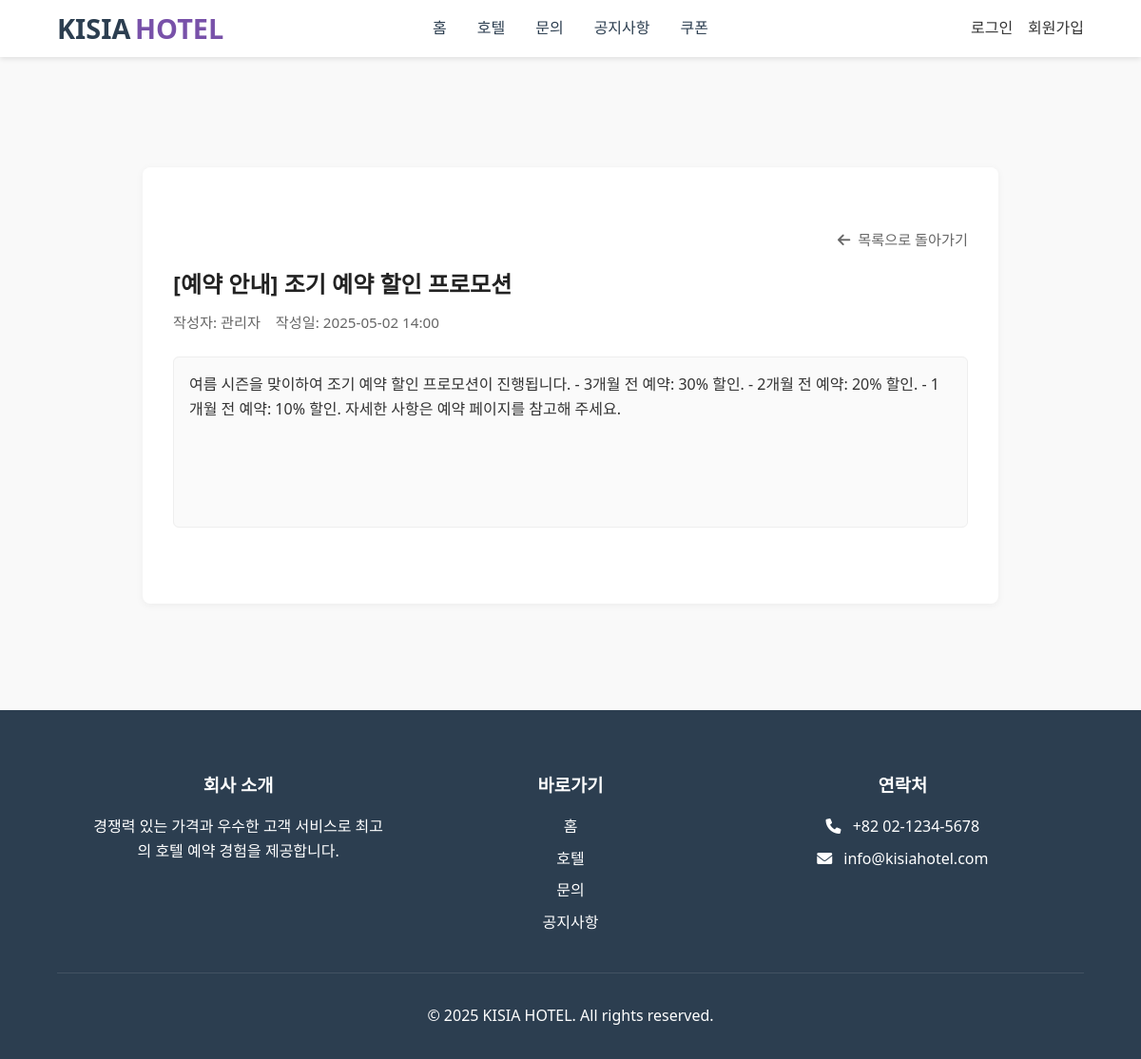
Screenshot of /notice/notice-detail.php?notice_id=2 with the database file from the repository.
### tables this page shows
CREATE TABLE notices (
    notice_id INT PRIMARY KEY AUTO_INCREMENT,
    user_id INT NOT NULL,
    title VARCHAR(255) NOT NULL,
    content TEXT NOT NULL,
    created_at DATETIME DEFAULT CURRENT_TIMESTAMP,
    is_released BOOLEAN DEFAULT TRUE,
    FOREIGN KEY (user_id) REFERENCES users(user_id)
);

CREATE TABLE users (
    user_id INT PRIMARY KEY AUTO_INCREMENT,
    username VARCHAR(50) NOT NULL,
    real_id VARCHAR(50) NOT NULL,
    password VARCHAR(255) NOT NULL,
    email VARCHAR(100) NOT NULL UNIQUE,
    phone VARCHAR(20),
    created_at DATETIME DEFAULT CURRENT_TIMESTAMP,
    is_admin BOOLEAN DEFAULT FALSE,
    terms BOOLEAN DEFAULT FALSE,
    marketing BOOLEAN DEFAULT FALSE,
    profile_image VARCHAR(255) DEFAULT '/image/default_profile.jpg',
    point INT,
    vip BOOLEAN DEFAULT FALSE
);

### src/includes/notice_detail_info.php (called while the page is built, shortened)
<?php
include_once __DIR__ . '/../includes/db_connection.php';
$notice_id = $_GET['notice_id'];
$query = "SELECT n.*, u.username
          FROM notices n
          JOIN users u ON n.user_id = u.user_id
          WHERE n.notice_id = ?";
$stmt = $conn->prepare($query);
$stmt->bind_param('i', $notice_id);
$stmt->execute();
$result = $stmt->get_result();
$notice = $result->fetch_assoc();
?>

### src/notice/notice-detail.php (the view)
<?php
include_once __DIR__ . '/../includes/header.php';
include_once __DIR__ . '/../includes/notice_detail_info.php';
?>
<link rel="stylesheet" href="../style/inquiry-detail.css">
<main class="board-container">
    <div class="inquiry-detail">
    <?php if ($_SESSION['is_admin'] ?? false): ?>
        <div class="inquiry-section-header">
            <a href="../admin/admin.php?tab=notices" class="inquiry-back-btn"><i class="fas fa-arrow-left"></i> 관리자 메뉴로 돌아가기</a>
        </div>
        <?php else: ?>
        <div class="inquiry-section-header">
            <a href="notice.php" class="inquiry-back-btn"><i class="fas fa-arrow-left"></i> 목록으로 돌아가기</a>
        </div>
        <?php endif; ?>
            <div class="inquiry-header">
                <h2 class="inquiry-title"><?= $notice['title'] ?></h2>
            <div class="inquiry-meta">
                <span class="writer">작성자: <?= $notice['username'] ?></span>
                <span class="date">작성일: <?= date('Y-m-d H:i', strtotime($notice['created_at'])) ?></span>
            </div>
        </div>
        <div class="inquiry-content">
            <p><?= nl2br($notice['content']) ?></p>
        </div>
    </div>
</main>
<?php include_once __DIR__ . '/../includes/footer.php'; ?>

### src/style/styles.css (style rules this page uses)
* { margin: 0; padding: 0; box-sizing: border-box; font-family: 'Segoe UI', Tahoma, Geneva, Verdana, sans-serif; }
body { line-height: 1.6; color: #333; }
a { text-decoration: none; color: inherit; }

### src/style/review.css (style rules this page uses)
.board-container { max-width: 1200px; margin: 0 auto; padding: 6rem 2rem 2rem; }

### src/style/inquiry-detail.css (style rules this page uses)
body { font-family: 'Noto Sans KR', sans-serif; background-color: #f9f9f9; color: #333; margin: 0; padding: 0; }
main.board-container { max-width: 900px; margin: 80px auto 40px; padding: 2rem; background-color: #fff; border-radius: 8px; box-shadow: 0 2px 8px rgba(0,0,0,0.05); margin-top: 11rem; margin-bottom: 7rem; }
.inquiry-detail { margin-top: 2rem; }
.inquiry-header { margin-bottom: 1rem; }
.inquiry-title { font-size: 1.5rem; color: #222; margin-bottom: 0.5rem; margin-top: 1rem; }
.inquiry-meta { font-size: 0.95rem; color: #666; display: flex; gap: 1rem; }
.inquiry-content { margin-top: 1.5rem; font-size: 1rem; line-height: 1.6; padding: 1rem; background-color: #fafafa; border-radius: 6px; border: 1px solid #eee; min-height: 180px; height: auto; margin-bottom: 3rem; }
.inquiry-section-header { display: flex; justify-content: flex-end; margin-bottom: 1rem; }
.inquiry-back-btn { display: inline-flex; align-items: center; gap: 0.5rem; color: #666; text-decoration: none; font-size: 0.95rem; transition: color 0.2s; }

### rows the page displays
notices: title "[예약 안내] 조기 예약 할인 프로모션", user.username "관리자", created_at "2025-05-02 14:00", content "여름 시즌을 맞이하여 조기 예약 할인 프로모션이 진행됩니다. - 3개월 전 예약: 30% 할인. - 2개월 전 예약: 20% 할인. - 1개월 전 예약: 10% 할인. 자세한 사항은 예약 페이지를 참고해 주세요."
